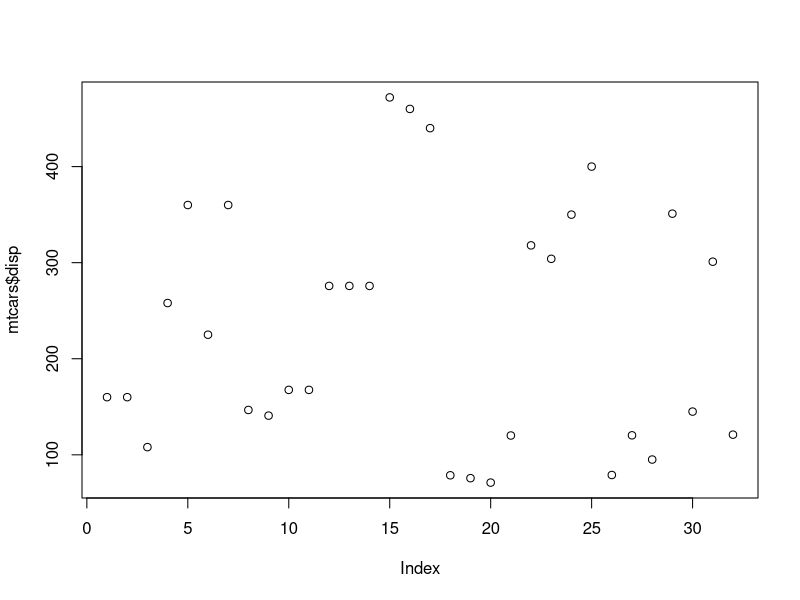
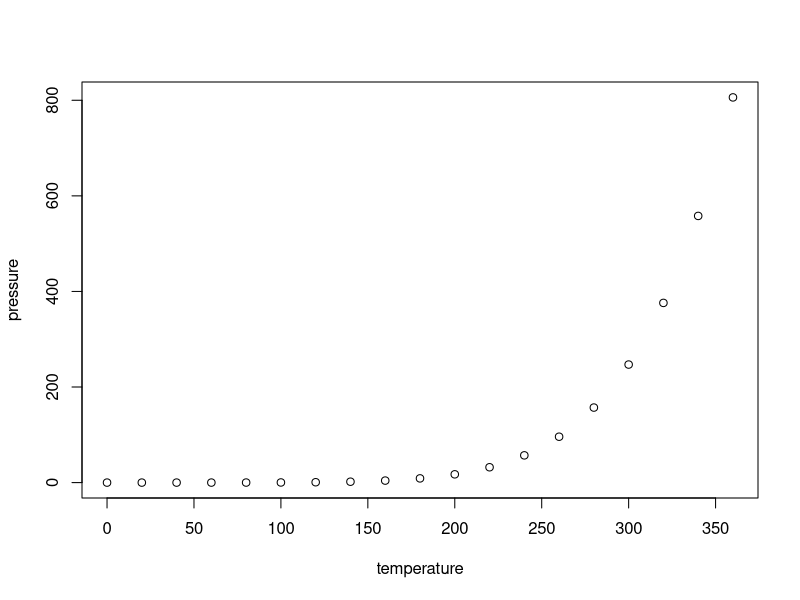

Write R code to recreate these figures, in order.
## ---- chunk 1
#install.packages("car")
#install.packages("carData")
#install.packages("Rtools")
library(car)

data <- mtcars

plot(mtcars$disp)
## ---- chunk 2
knitr::opts_chunk$set(echo = TRUE)
## ---- chunk 3
summary(cars)
## ---- chunk 4
plot(pressure)
